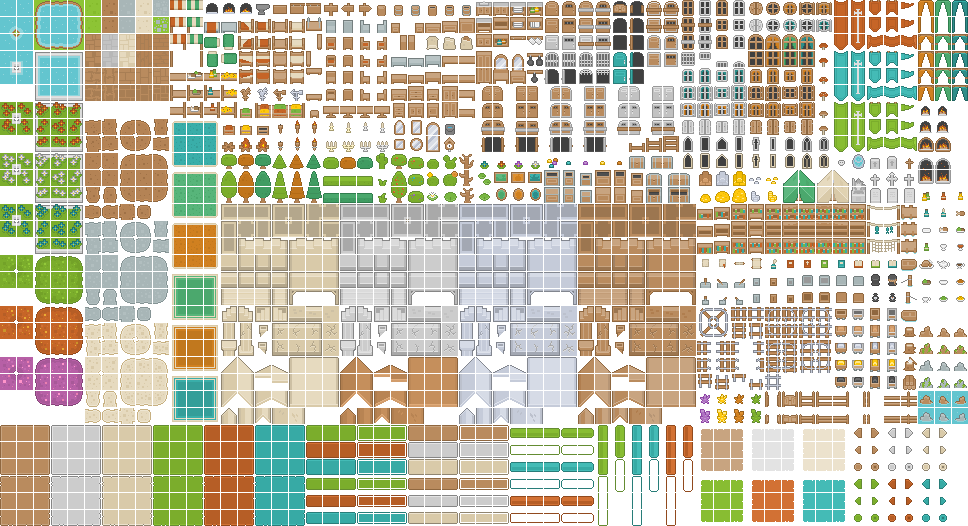
#> input picture collabcanvas/roguelikeSheet_transparent.png, 968 x 526 px
$ python extract_single_test.py
#> lines starting #> are read from the running program, lines starting #| are printed output that depends on the picture
from PIL import Image
import os

img = Image.open('roguelikeSheet_transparent.png')
#> img is the input picture: PIL image 968x526 RGBA; mean R, G, B, A 200.1, 196.3, 175.9, 156.9

# Extract first tile (water/cyan)
test1 = img.crop((0, 0, 16, 16))
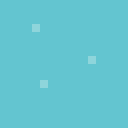
#> test1: PIL image 16x16 RGBA (shown 8 times larger); mean R, G, B, A 99.5, 197.2, 207.1, 255
test1.save('public/assets/tilesets/test_topleft.png')
print('Saved test_topleft.png (0,0)')

# Extract the green tile at col 5
test2 = img.crop((85, 0, 85+16, 16))
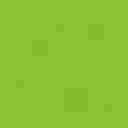
#> test2: PIL image 16x16 RGBA (shown 8 times larger); mean R, G, B, A 140.3, 195.3, 52.3, 255
test2.save('public/assets/tilesets/test_green.png')
print('Saved test_green.png (85,0)')

# Extract from where I previously got "grass"
test3 = img.crop((289, 425, 289+16, 425+16))
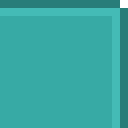
#> test3: PIL image 16x16 RGBA (shown 8 times larger); mean R, G, B, A 55.5, 167, 162.1, 254; transparent parts drawn white
test3.save('public/assets/tilesets/test_previous.png')
print('Saved test_previous.png (289,425)')

print()
print('Check these 3 test files to see what tiles actually look like!')
